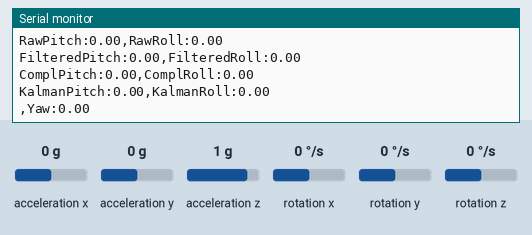
A sketch run on a simulated Arduino Uno, built with avr-gcc and run on an emulated ATmega328P. Shown: the last lines printed to the serial monitor. The test bench sets the inputs (shaded band); at power-on: rotation x 0 °/s, rotation y 0 °/s, rotation z 0 °/s, acceleration x 0 g, acceleration y 0 g, acceleration z 1 g.

Above: at 18.0 s.
18.1 s: rotation x set to -192 °/s
At 19.2 s:
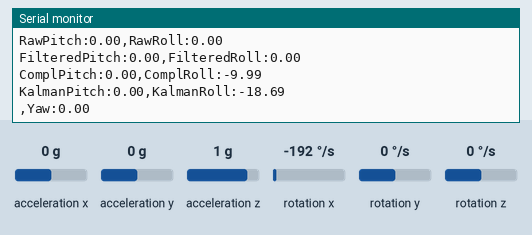
21.1 s: rotation x set to -100 °/s
At 22.0 s:
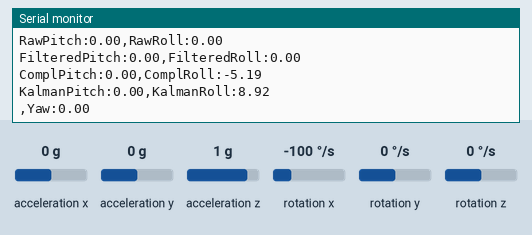
24.1 s: rotation y set to 100 °/s
At 25.1 s:
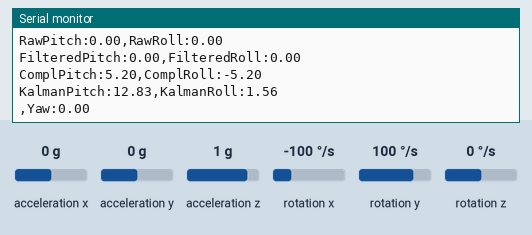
27.1 s: rotation z set to 192 °/s
At 27.9 s:
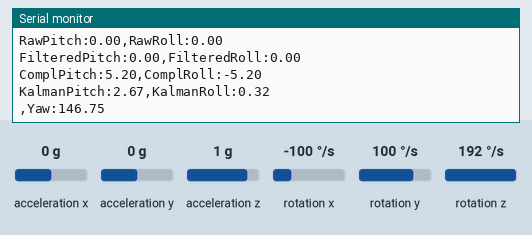
30.1 s: acceleration x set to -1.4 g
At 30.9 s:
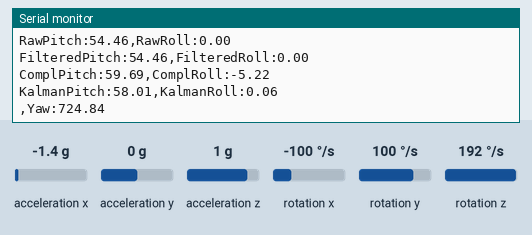
Timing chart, 0 to 32.6 s (numbered marks = the images above; inputs shaded):
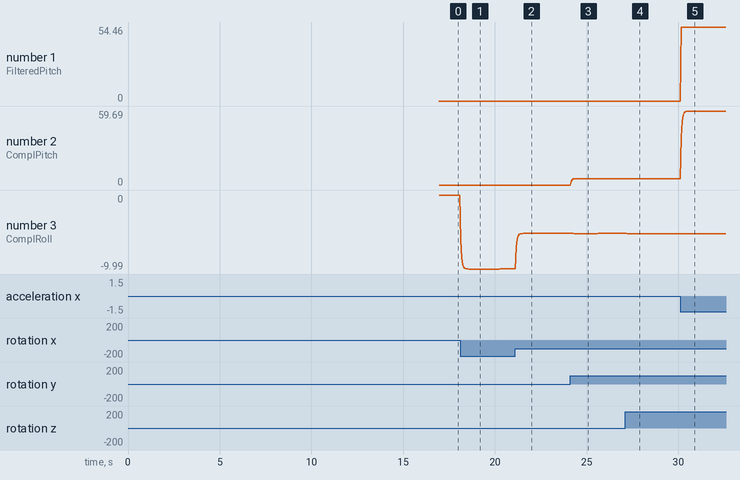

The sketch:

gyro_sensor.ino
```cpp
#include "gyro_sensor.h"

gyro_sensor drone_gyro;

unsigned long lastPrintTime = 0;

void setup() {
  // put your setup code here, to run once:
drone_gyro.initialization();//initializing communication...
drone_gyro.calibrate();//determining offset by average measurements
lastPrintTime=micros();
}


void loop() {
  unsigned long currentTime = micros();


  drone_gyro.update();


  // 2. Telemetry Output (Runs only 10 times per second)
  if (currentTime - lastPrintTime > 50000) { //plot at 20 hz
    lastPrintTime = currentTime; // Reset the print timer
    Serial.print("RawPitch:");
    Serial.print(drone_gyro.getRawPitch());
    Serial.print(","); // Comma separates the lines on the graph
    Serial.print("RawRoll:");
    Serial.println(drone_gyro.getRawRoll()); // println finishes the data frame

    Serial.print("FilteredPitch:");
    Serial.print(drone_gyro.getFilteredPitch());
    Serial.print(","); // Comma separates the lines on the graph
    Serial.print("FilteredRoll:");
    Serial.println(drone_gyro.getFilteredRoll());

    Serial.print("ComplPitch:");
    Serial.print(drone_gyro.getComplPitch());
    Serial.print(","); // Comma separates the lines on the graph
    Serial.print("ComplRoll:");
    Serial.println(drone_gyro.getComplRoll());


    Serial.print("KalmanPitch:");
    Serial.print(drone_gyro.getKalmanPitch());
    Serial.print(","); // Comma separates the lines on the graph
    Serial.print("KalmanRoll:");
    Serial.println(drone_gyro.getKalmanRoll());

    Serial.print(","); // Comma separates the lines on the graph
    Serial.print("Yaw:");
    Serial.println(drone_gyro.getYaw());
    // Only print 10 times a second to prevent USB bottlenecking
    //Serial.print("Sensor reading frequency [Hz]: ");
    //Serial.println(loopFrequency);
   }


}
```

gyro_sensor.cpp
```cpp
#include "gyro_sensor.h"

gyro_sensor :: gyro_sensor(){

    lastTime=0;
    dt=0;
    loopFrequency=0;

    yaw=0;
    rawRoll=0;
    rawPitch=0;
    filteredPitch=0;
    filteredRoll=0;
    alpha=0.5;//low pass filer
    beta=0.9;//complementary filter
    complPitch=0;
    complRoll=0;


    gyroXoffset=0;
    gyroYoffset=0;
    gyroZoffset=0;

}


void gyro_sensor :: initialization(){

    Wire.begin();

  Wire.setClock(400000);
  Serial.begin(115200);
  // Init the module
  Serial.println("Initializing MPU...");
  mpu.initialize();
  Serial.println("MPU initializated");
  // Check module connection
  Serial.println("Testing device connections...");
  if(mpu.testConnection() ==  false){
    Serial.println("MPU6050 connection failed");
  while(true);
  }
  else{
    Serial.println("MPU6050 connection successful");
  }

lastTime = micros();


};

void gyro_sensor :: update(){
int16_t ax, ay, az, gx, gy, gz;
  mpu.getMotion6(&ax, &ay, &az, &gx, &gy, &gz);

  unsigned long currentTime = micros();
  dt = (currentTime - lastTime) / 1000000.0;
  lastTime = currentTime;
  // 1. Apply Gyro Offsets
  float true_gx = gx - gyroXoffset;
  float true_gy = gy - gyroYoffset;
  float true_gz = gz - gyroZoffset;

  // 2. Apply Accel Offsets
  float f_ax = (float)ax - accelXoffset;
  float f_ay = (float)ay - accelYoffset;
  float f_az = (float)az - accelZoffset;

  // 3. Process Accelerometer (Pitch and Roll)
  rawPitch = atan2(-f_ax, sqrt(f_ay * f_ay + f_az * f_az)) * 180.0 / PI;
  rawRoll  = atan2(f_ay, f_az) * 180.0 / PI;

  // 4. Process Gyroscope (Yaw integration)
  float gyroZRate = true_gz / 131.0;
  yaw += gyroZRate * dt;

  // 5. Apply Low-Pass Filter
  filteredPitch = (alpha * rawPitch) + ((1.0 - alpha) * filteredPitch);
  filteredRoll  = (alpha * rawRoll)  + ((1.0 - alpha) * filteredRoll);


// 4. Process Gyroscope (Convert raw data to degrees per second)
  gyroXRate = true_gx / 131.0;
  gyroYRate = true_gy / 131.0;
  //float gyroZRate = true_gz / 131.0;

  //yaw += gyroZRate * dt;

  // 5. Apply Complementary Filter
  // Note: We use rawPitch/rawRoll here, you do not need to pre-filter them.
  complPitch = beta * (complPitch + (gyroYRate * dt)) + (1.0 - beta) * rawPitch;
  complRoll  = beta * (complRoll  + (gyroXRate * dt)) + (1.0 - beta) * rawRoll;


  //kalman filtering
  kalmanFilter(gx,gy);
}

void gyro_sensor::calibrate(){
Serial.println("Calibrating Gyro & Accel... DO NOT MOVE DRONE!");

  long gxSum = 0, gySum = 0, gzSum = 0;
  long axSum = 0, aySum = 0, azSum = 0;
  const int numSamples = 2000;

  for (int i = 0; i < numSamples; i++) {
    int16_t ax, ay, az, gx, gy, gz;
    mpu.getMotion6(&ax, &ay, &az, &gx, &gy, &gz);

    gxSum += gx;
    gySum += gy;
    gzSum += gz;

    axSum += ax;
    aySum += ay;
    azSum += az;

    delay(3);
  }

  // Calculate average gyro offsets, that are the angular velocity offset
  gyroXoffset = (float)gxSum / numSamples;
  gyroYoffset = (float)gySum / numSamples;
  gyroZoffset = (float)gzSum / numSamples;

  // Calculate average accelerometer offsets
  accelXoffset = (float)axSum / numSamples;
  accelYoffset = (float)aySum / numSamples;
  // Subtract 16384 from Z because gravity (1G) is acting on it!
  accelZoffset = ((float)azSum / numSamples) - 16384.0;

  Serial.println("Calibration Complete!");
  kalmanBiasPitch= gyroYoffset/131.0;
  kalmanBiasRoll= gyroXoffset/131.0;
  delay(3000);
}

void gyro_sensor::kalmanFilter(const int16_t gx, const int16_t gy) {
  // -------------------------
  // PITCH KALMAN FILTER
  // -------------------------
  // 1. Predict


  //Serial.print("dt:"); Serial.print(dt, 6); // Print with 6 decimal places
  //Serial.print(", gyroY:"); Serial.println(gyroYRate);
  //applying kalman filter to each angle separately

  float ratePitch = (gy/131.0) - kalmanBiasPitch;//wk-1 - b_k-1
  kalmanPitch += dt * ratePitch;//dt(wk-1 - b_k-1)  apriori prediction


  //P_k|k-1
  P_pitch[0][0] += dt * (dt * P_pitch[1][1] - P_pitch[0][1] - P_pitch[1][0] + Q_angle);
  P_pitch[0][1] -= dt * P_pitch[1][1];
  P_pitch[1][0] -= dt * P_pitch[1][1];
  P_pitch[1][1] += Q_bias * dt;

  // 2. Update
  //s_k
  float S_pitch = P_pitch[0][0] + R_measure;
  //K_k
  float K_pitch[2] = { P_pitch[0][0] / S_pitch, P_pitch[1][0] / S_pitch };
  //y_k|k=z_k(measurement)-x_k|k-1
  float y_pitch = rawPitch - kalmanPitch;//error for innovation, measuremet

  kalmanPitch += K_pitch[0] * y_pitch; //x_k|k
  kalmanBiasPitch += K_pitch[1] * y_pitch;//x_k|k

  P_pitch[0][0] -= K_pitch[0] * P_pitch[0][0];
  P_pitch[0][1] -= K_pitch[0] * P_pitch[0][1];
  P_pitch[1][0] -= K_pitch[1] * P_pitch[0][0];
  P_pitch[1][1] -= K_pitch[1] * P_pitch[0][1];

  // -------------------------
  // ROLL KALMAN FILTER
  // -------------------------
  // 1. Predict
  float rateRoll = (gx/131.0) - kalmanBiasRoll;
  kalmanRoll += dt * rateRoll;

  P_roll[0][0] += dt * (dt * P_roll[1][1] - P_roll[0][1] - P_roll[1][0] + Q_angle);
  P_roll[0][1] -= dt * P_roll[1][1];
  P_roll[1][0] -= dt * P_roll[1][1];
  P_roll[1][1] += Q_bias * dt;

  // 2. Update
  float S_roll = P_roll[0][0] + R_measure;
  float K_roll[2] = { P_roll[0][0] / S_roll, P_roll[1][0] / S_roll };
  float y_roll = rawRoll - kalmanRoll;

  kalmanRoll += K_roll[0] * y_roll;
  kalmanBiasRoll += K_roll[1] * y_roll;

  P_roll[0][0] -= K_roll[0] * P_roll[0][0];
  P_roll[0][1] -= K_roll[0] * P_roll[0][1];
  P_roll[1][0] -= K_roll[1] * P_roll[0][0];
  P_roll[1][1] -= K_roll[1] * P_roll[0][1];
}

float gyro_sensor::getFilteredPitch() { return filteredPitch; }
float gyro_sensor::getFilteredRoll() { return filteredRoll; }

float gyro_sensor::getRawPitch() { return rawPitch;}
float gyro_sensor::getRawRoll() { return rawRoll;}

float gyro_sensor::getComplPitch(){return complPitch;}
float gyro_sensor::getComplRoll(){return complRoll;}

float gyro_sensor::getKalmanPitch(){return kalmanPitch;}
float gyro_sensor::getKalmanRoll(){return kalmanRoll;}


float gyro_sensor::getYaw() { return yaw; }
```

gyro_sensor.h
```cpp
#ifndef gyro_sensor_h
#define gyro_sensor_h


#include "I2Cdev.h"
#include "MPU6050.h"
#include <math.h>
#include "Wire.h"


class gyro_sensor
{
  public:
    gyro_sensor();
    void initialization(); //initialize the sensor
    void update(); // read data

    float getFilteredPitch();
    float getFilteredRoll();
    float getRawPitch();
    float getRawRoll();
    float getComplPitch();
    float getComplRoll();
    float getYaw();
    float getFrequency();
    void calibrate();
    void kalmanFilter(const int16_t gx,const int16_t gy);
    float getKalmanPitch();
    float getKalmanRoll();


  private:
    MPU6050 mpu;
    unsigned long lastTime;
    float dt;
    float loopFrequency;

    float yaw;
    float rawPitch;
    float rawRoll;
    float filteredPitch;
    float filteredRoll;
    float complPitch;
    float complRoll;


    float beta;
    float alpha;
    float gyroXoffset, gyroYoffset, gyroZoffset;
    float accelXoffset=0;
    float accelYoffset=0;
    float accelZoffset=0;
    float gyroXRate;
    float gyroYRate;

    float kalmanPitch=0;
    float kalmanRoll=0;
    float kalmanBiasPitch=0;
    float kalmanBiasRoll=0;
    float P_pitch[2][2]={{0,0},{0,0}};
    float P_roll[2][2]={{0,0},{0,0}};

    const float Q_angle=0.01;
    const float Q_bias=0.003;
    const float R_measure = 0.07;


};
#endif
```

Measured:
- after the input at 18.1 s, the serial monitor: prints a new line after 0.05 s (image 1)
- plotted number 3: 0 → -9.98 after the input at 18.1 s
